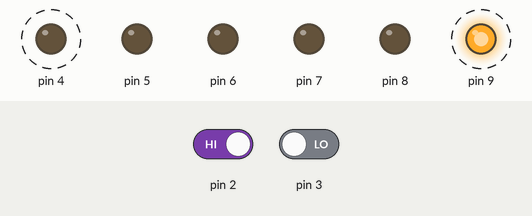
Simulated run of this sketch. Board: Arduino Uno, built with avr-gcc and run on an emulated ATmega328P. Parts: output pins drawn as LEDs (lit = HIGH). Dashed ring = blinking. Inputs (shaded band) come from the test bench; at power-on: pin 2 HIGH, pin 3 LOW.

Above: at 1.8 s.
1.9 s: pin 2 driven LOW
At 3.1 s:
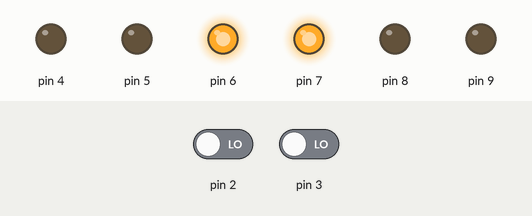
3.5 s: pin 3 driven HIGH
At 3.62 s:
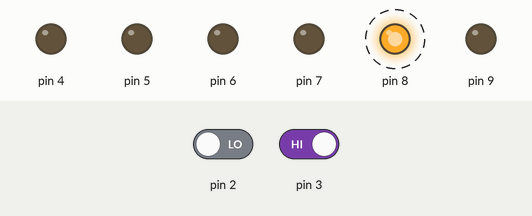
6.5 s: pin 2 driven HIGH
At 6.65 s:
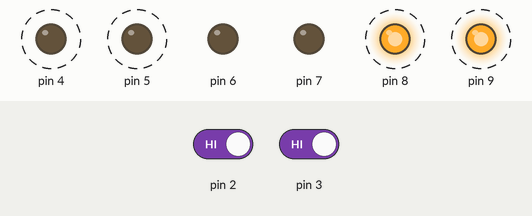
9.5 s: pin 3 driven LOW
At 9.62 s:
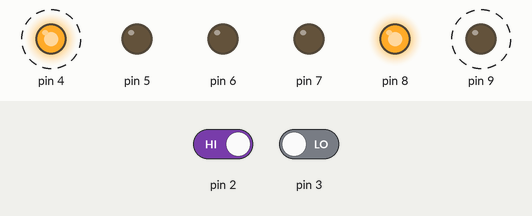
12.5 s: pin 2 driven LOW
At 13.5 s:
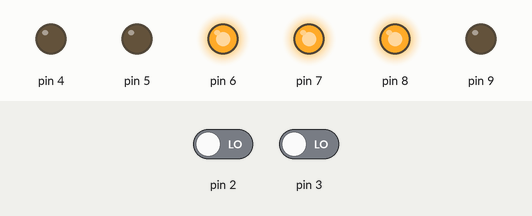
Timing chart, 0 to 15.0 s (numbered marks = the images above; inputs shaded):
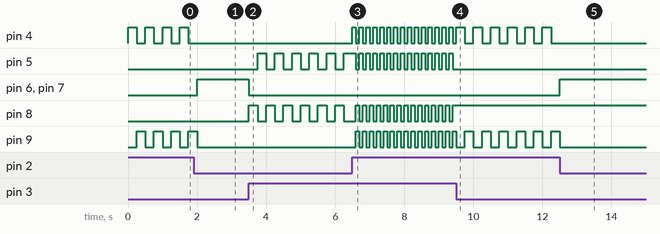

The sketch:

spaceship.ino
```cpp
int switchState1;
int switchState2;

void setup() {
  // put your setup code here, to run once:
  // pinMode(3, OUTPUT);
  // pinMode(4, OUTPUT);
  // pinMode(5, OUTPUT);
  // pinMode(2, INPUT);
  pinMode(2, INPUT);
  pinMode(3, INPUT);

  pinMode(4, OUTPUT);
  pinMode(5, OUTPUT);
  pinMode(6, OUTPUT);
  pinMode(7, OUTPUT);
  pinMode(8, OUTPUT);
  pinMode(9, OUTPUT);

}

void loop() {
  // put your main code here, to run repeatedly:
  switchState1 = digitalRead(2);
  switchState2 = digitalRead(3);

  if (switchState1 == LOW && switchState2 == LOW) {
    // The button is not pressed
    digitalWrite(6, HIGH);
    digitalWrite(7, HIGH);
    digitalWrite(9, LOW);
    digitalWrite(5, LOW);
  }
  else if (switchState1 == HIGH && switchState2 == LOW) {
    digitalWrite(6, LOW);
    digitalWrite(7, LOW);

    digitalWrite(4,  HIGH);
    digitalWrite(9, LOW);

    delay(250);

    digitalWrite(4, LOW);
    digitalWrite(9, HIGH);

    delay(250);

  }
  else if (switchState2 == HIGH && switchState1 == LOW) {
    digitalWrite(6, LOW);
    digitalWrite(7, LOW);

    digitalWrite(8, HIGH);
    digitalWrite(5, LOW);

    delay(250);

    digitalWrite(8, LOW);
    digitalWrite(5, HIGH);

    delay(250);
  }
  else if (switchState1 == HIGH && switchState2 == HIGH) {
    digitalWrite(6, LOW);
    digitalWrite(7, LOW);

    digitalWrite(4, HIGH);
    digitalWrite(5,  HIGH);

    digitalWrite(8, LOW);
    digitalWrite(9, LOW);

    delay(100);

    digitalWrite(4, LOW);
    digitalWrite(5, LOW);

    digitalWrite(9, HIGH);
    digitalWrite(8, HIGH);

    delay(100);
  }
}  // Go back to the beginning of the loop
```

Measured:
- after the input at 1.9 s, pin 4: stops changing and stays LOW; pin 6, pin 7: LOW → HIGH after 0.10 s; pin 9: goes on until 2.0 s, then stays LOW
- after the input at 3.5 s, pin 5: alternates HIGH for 0.25 s and LOW for 0.25 s, starting after 0.25 s; pin 6, pin 7: HIGH → LOW at once; pin 8: alternates HIGH for 0.25 s and LOW for 0.25 s, starting at once
- after the input at 6.5 s, pin 4: alternates HIGH for 0.10 s and LOW for 0.10 s, starting at once; pin 5, pin 8, pin 9: alternates HIGH for 0.10 s and LOW for 0.10 s, starting after 0.10 s
- after the input at 9.5 s, pin 4, pin 9: alternates HIGH for 0.25 s and LOW for 0.25 s, starting after 0.25 s; pin 5: stops changing and stays LOW; pin 8: stops changing and stays HIGH
- after the input at 12.5 s, pin 4: stops changing and stays LOW; pin 6, pin 7: LOW → HIGH at once; pin 9: goes on until 12.5 s, then stays LOW
- by itself, pin 4, pin 9: alternates HIGH for 0.25 s and LOW for 0.25 s
